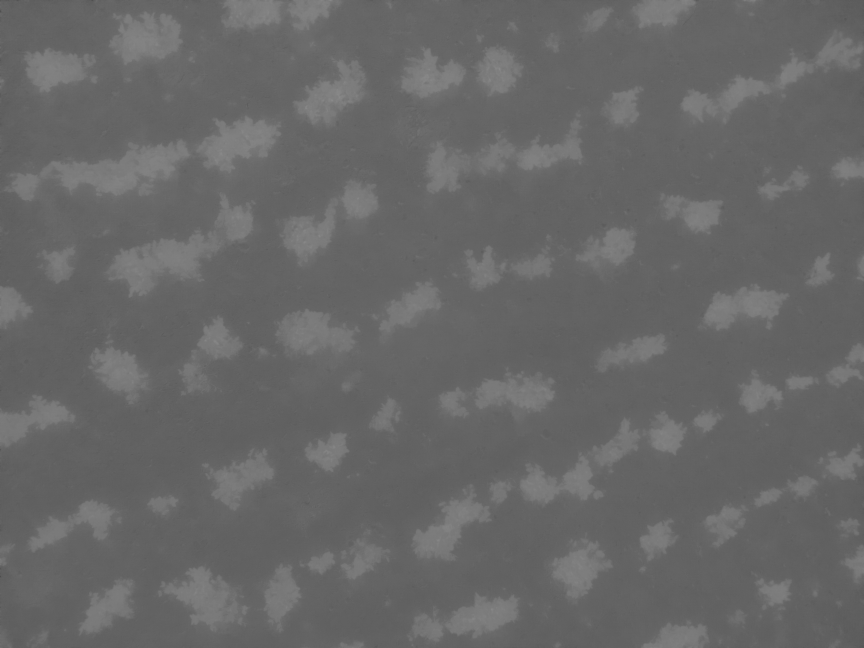
#> input picture NDVI.jpg, 2592 x 1944 px, given in place of dobleCamNoirTercero.jpg, which was not available (shown at 1/3 size)
$ python MaskPlants.py   (Python 2 division)
#> lines starting #> are read from the running program, lines starting #| are printed output that depends on the picture; after the words box and inside, x2 and y2 are one past the last pixel; in counts of white or black regions, pixels touching at a corner belong together; pictures that were not available may be replaced by others from this repository, and a replacement may not be noted
import time
import numpy as np
from matplotlib import pyplot as plt
import cv2
import funciones


def count(imagen,vueltas,prom):
	if vueltas == 1 :
		#cv2.imshow('imgRed',r)
		kernel = np.ones((4,7),np.uint8)
		kernel2 = np.ones((1,1),np.uint8)
		kernel3 = np.ones((2,2),np.uint8)
		#cv2.imshow('Thresholded', imagen)
		##############################
		opening = cv2.morphologyEx(imagen,cv2.MORPH_OPEN,kernel, iterations = 4)#transformacion morfologica para eliminar ruido
		closing = cv2.morphologyEx(opening,cv2.MORPH_CLOSE,kernel3, iterations = 4)#transformacion morfologica para eliminar ruido
		#erosion = cv2.erode(closing,kernel2,iterations = 2)
		cv2.imwrite('probe2openVuelta1.jpg',closing)
                ##########################################################
    	else :
	       if vueltas == 2 :
			kernel = np.ones((4,7),np.uint8)
			kernel2 = np.ones((1,1),np.uint8)
			##############################

			opening = cv2.morphologyEx(imagen,cv2.MORPH_OPEN,kernel, iterations = 4)
			#closing = cv2.morphologyEx(opening,cv2.MORPH_CLOSE,kernel3, iterations = 4)
			#erosion = cv2.erode(closing,kernel2,iterations = 2)
			closing = opening
			cv2.imwrite('probe2openVuelta2.jpg',opening)
	       else:
		       if vueltas == 3 :
				kernel = np.ones((3,4),np.uint8)
				opening = cv2.morphologyEx(imagen,cv2.MORPH_OPEN,kernel, iterations = 1)
				#closing = cv2.morphologyEx(opening,cv2.MORPH_CLOSE,kernel3, iterations = 4)
				#erosion = cv2.erode(closing,kernel2,iterations = 2)
				closing = opening
				cv2.imwrite('probe2openVuelta3.jpg',opening)
				##########################################################
		       else:

				kernel = np.ones((1,1),np.uint8)
				##############################
				opening = cv2.morphologyEx(imagen,cv2.MORPH_OPEN,kernel, iterations = 1)
				closing = opening
				cv2.imwrite('probe2openVuelta4.jpg',opening)
				##########################################################
	kernel3 = np.ones((1,1),np.uint8)
        sure_bg = cv2.dilate(closing,kernel3,iterations=2)
	dist_transform = cv2.distanceTransform(closing,cv2.DIST_L2,5)
	#ret, sure_fg = cv2.threshold(dist_transform,0.7*dist_transform.max(),255,0)
	#cv2.imshow('dist', dist_transform)
	#cv2.imwrite('dist.jpg', dist_transform)
	ret, sure_fg = cv2.threshold(dist_transform,0.1*dist_transform.max(),255,0)
	#cv2.imshow('sure_fg', sure_fg)
	# Finding unknown region
	sure_fg = np.uint8(sure_fg)
	unknown = cv2.subtract(sure_bg,sure_fg)
	#cv2.imshow('unknown',unknown)
	# Marker labelling
	ret, markers = cv2.connectedComponents(sure_fg)

	# Add one to all labels so that sure background is not 0, but 1
	markers = markers+1
	# Now, mark the region of unknown with zero
	markers[unknown==255] = 0
	markers = cv2.watershed(imgOriginal,markers)
	print("[INFO] {} unique segments found".format(len(np.unique(markers)) - 1))
	####################################################################3
	radios = np.zeros(len(np.unique(markers)),dtype='Float64')
	i=0
	if vueltas == 1 :
		for label in np.unique(markers):
			# if the label is zero, we are examining the 'background'
			# so simply ignore it
			if label == 0:
				continue

			# otherwise, allocate memory for the label region and draw
			# it on the mask
			mascara1 = np.zeros(grey.shape, dtype="uint8")
			mascara1[markers == label] = 255
			# [5 lines of commented-out code are left out]
			cnts = cv2.findContours(mascara1.copy(), cv2.RETR_EXTERNAL,
				cv2.CHAIN_APPROX_SIMPLE)[-2]
			c = max(cnts, key=cv2.contourArea)
			# draw a circle enclosing the object
			((x, y), r) = cv2.minEnclosingCircle(c)
			if label>0 and label!=1 :
			   radios[i]= r
		 	i=i+1

		acumulado=0
		denominador=0
	 	for item in radios:
			if item!=0 :
			    acumulado=acumulado+item
			    denominador = denominador +1

		print acumulado
		print denominador
		promedio = acumulado/denominador
	else :
		promedio = prom

	mascaraSuperior = np.zeros(grey.shape, dtype="uint8")
	mascaraInferior = np.zeros(grey.shape, dtype="uint8")

	for label in np.unique(markers):
		# if the label is zero, we are examining the 'background'
		# so simply ignore it

		if label == 0:
			continue
		# otherwise, allocate memory for the label region and draw
		# it on the mask
		mascara = np.zeros(grey.shape, dtype="uint8")

		mascara[markers == label] = 255
		#print mascara

		#print radio
		# detect contours in the mask and grab the largest one
		cnts = cv2.findContours(mascara.copy(), cv2.RETR_EXTERNAL,
			cv2.CHAIN_APPROX_SIMPLE)[-2]

		c = max(cnts, key=cv2.contourArea)


		# draw a circle enclosing the object
		((x, y), r) = cv2.minEnclosingCircle(c)
		if label>0 and label!=1 and r>promedio:
		    #print ('el valor de' +str(r)+ 'es superior al promedio '+str(promedio))
		    mascaraSuperior = mascara + mascaraSuperior
		    #cv2.imwrite('mask.jpg',mascara)
		if label>0 and label!=1 and r<=promedio:
		    #print ('el valor de' +str(r)+ 'es inferior al promedio '+str(promedio))
		    mascaraInferior = mascara + mascaraInferior


	#cv2.imshow('maskSuperior',mascaraSuperior)
	#cv2.imshow('maskInferior',mascaraInferior)
	return mascaraSuperior,mascaraInferior,promedio

base='probes/probeBands/'
nombre='dobleCamNoirTercero'
extension='.jpg'
imgOriginal = cv2.imread(base+nombre+extension)            # read next frame
#> imgOriginal is the input picture: shape (1944, 2592, 3); min 66, max 140, mean 103.6

b, g, r = cv2.split(imgOriginal)


#print "siguiente"

img = b
cv2.imshow('img',img)
grey = cv2.cvtColor(imgOriginal, cv2.COLOR_BGR2GRAY)
value = (35, 35)
_,th1 = cv2.threshold(img, 0, 255,cv2.THRESH_BINARY+cv2.THRESH_OTSU)
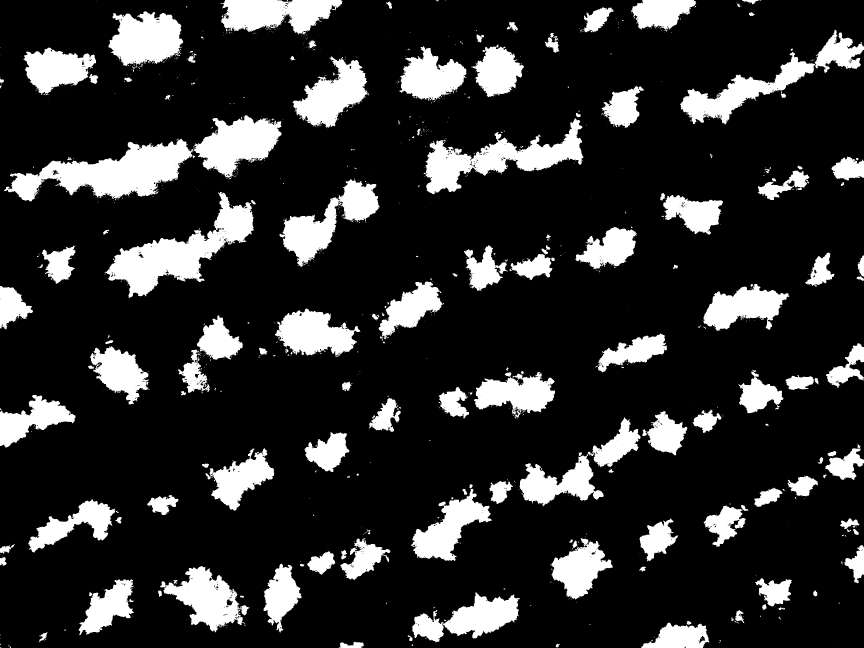
#> th1: shape (1944, 2592) (shown at 1/3 size); 17.7% white; 1285 white regions (1091 under 20 px), largest, box (x1, y1, x2, y2) and area: (12, 416, 586, 604) 49064, (314, 576, 761, 894) 46937, (1271, 354, 1750, 583) 38257


mascSup,mascInf,prome = count(th1,1,0)
#> in count, `opening = cv2.morphologyEx(imagen,cv2.MORPH_OPEN,kernel, iterations = ..`: opening: shape (1944, 2592); 14.8% white; 76 white regions, largest, box (x1, y1, x2, y2) and area: (37, 429, 573, 604) 43889, (333, 708, 671, 887) 31404, (589, 362, 840, 521) 25366
#> in count, `closing = cv2.morphologyEx(opening,cv2.MORPH_CLOSE,kernel3, iterations..`: closing: shape (1944, 2592); 14.9% white; 74 white regions, largest, box (x1, y1, x2, y2) and area: (41, 433, 577, 608) 43923, (337, 712, 675, 891) 31479, (593, 366, 844, 525) 25404
#> in count, `ret, sure_fg = cv2.threshold(dist_transform,0.1*dist_transform.max(),2..`:
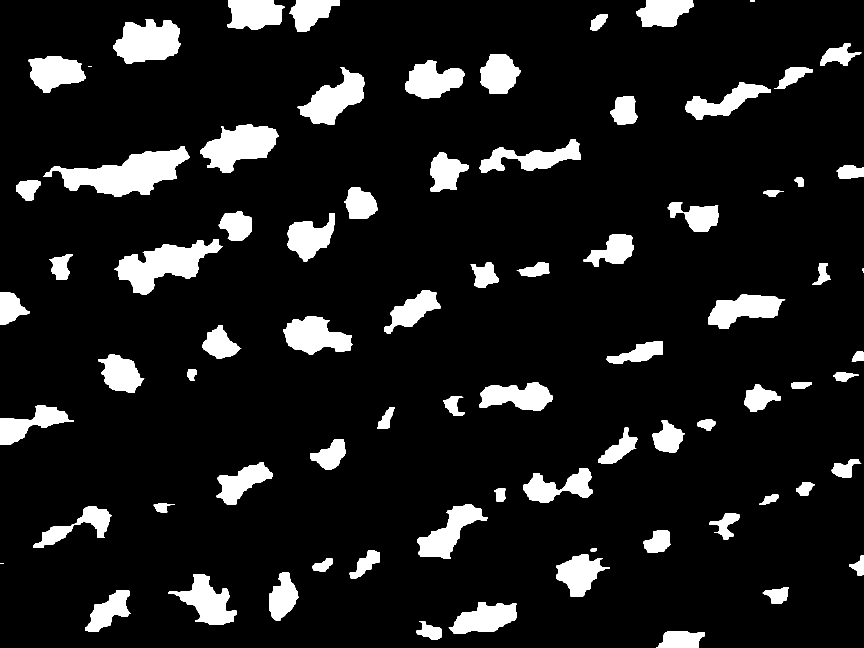
#> sure_fg: shape (1944, 2592) float32 (shown at 1/3 size); 10.5% white; 78 white regions (1 under 20 px), largest, box (x1, y1, x2, y2) and area: (131, 440, 570, 590) 30617, (344, 719, 668, 884) 24013, (600, 373, 837, 518) 19926
#> in count, `ret, sure_fg = cv2.threshold(dist_transform,0.1*dist_transform.max(),2..`: ret = 7.3
#> in count, `unknown = cv2.subtract(sure_bg,sure_fg)`:
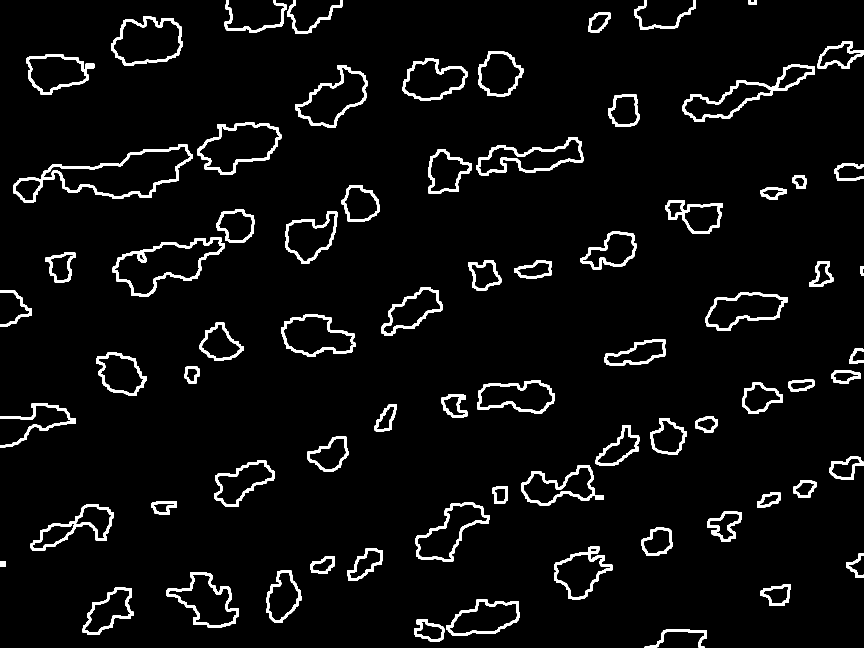
#> unknown: shape (1944, 2592) (shown at 1/3 size); 4.4% white; 74 white regions, largest, box (x1, y1, x2, y2) and area: (41, 433, 577, 608) 10258, (2048, 194, 2445, 365) 7512, (337, 712, 675, 891) 7466
#> in count, `ret, markers = cv2.connectedComponents(sure_fg)`:
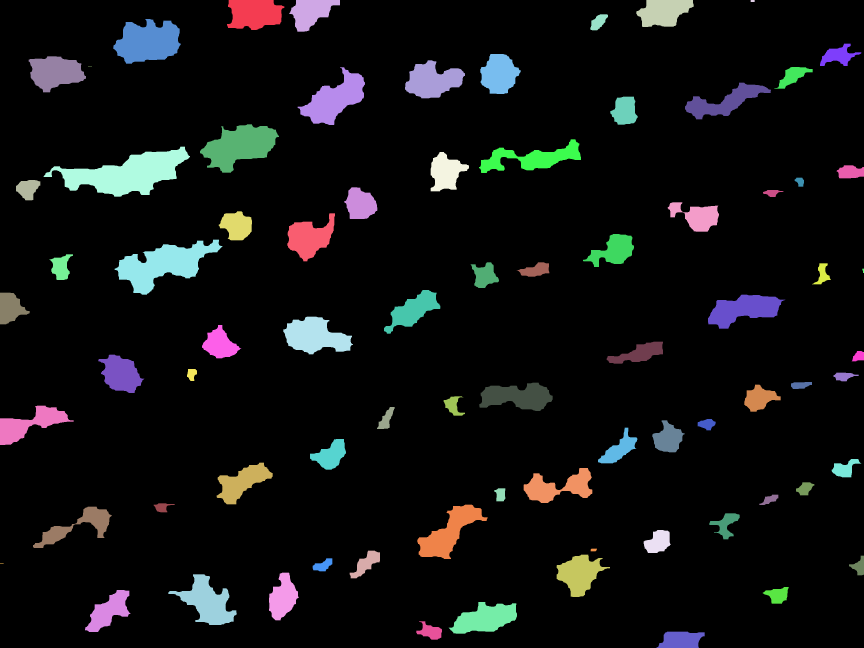
#> markers: shape (1944, 2592) int32 (shown at 1/3 size); 79 distinct labels, from 0 to 78; one colour per label, 0 black
#> in count, `ret, markers = cv2.connectedComponents(sure_fg)`: ret = 79
#> in count, `markers = markers+1`:
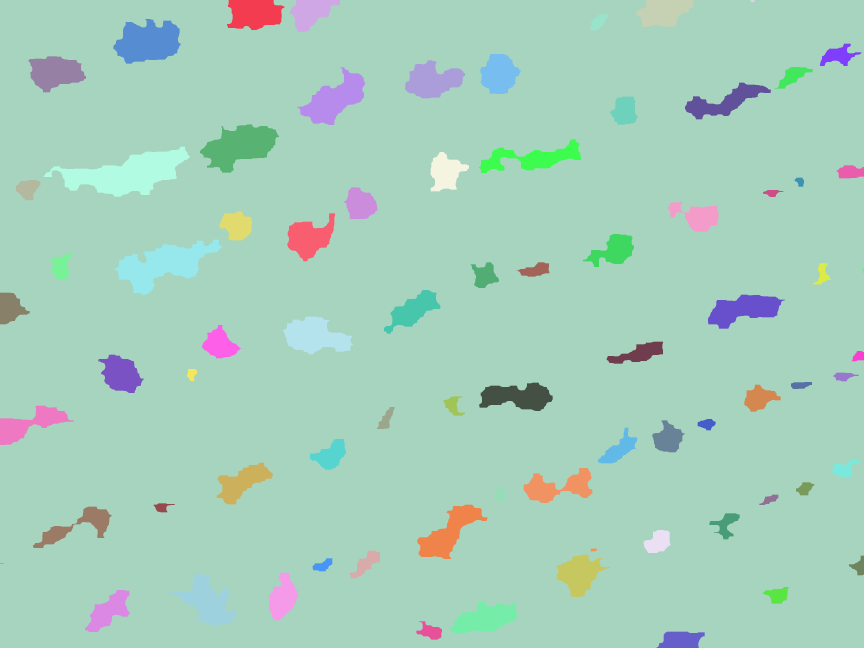
#> markers: shape (1944, 2592) int32 (shown at 1/3 size); 79 distinct labels, from 1 to 79; one colour per label, 0 black
#> in count, `markers[unknown==255] = 0`:
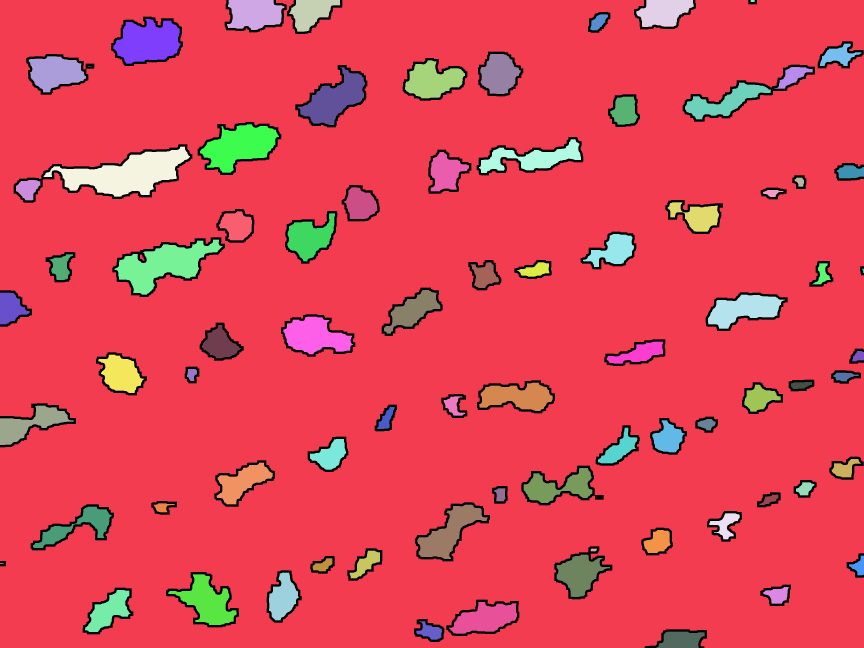
#> markers: shape (1944, 2592) int32 (shown at 1/3 size); 80 distinct labels, from 0 to 79; one colour per label, 0 black
#> in count, `markers = cv2.watershed(imgOriginal,markers)`:
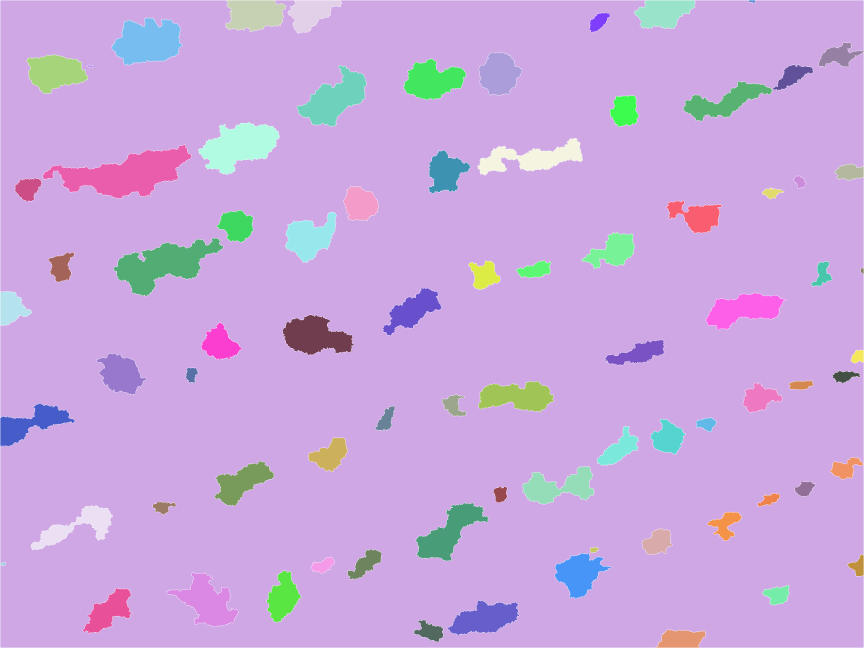
#> markers: shape (1944, 2592) int32 (shown at 1/3 size); 80 distinct labels, from -1 to 79; one colour per label, 0 black, -1 white
#| [INFO] 79 unique segments found
#> (the run stopped early here; a loop or call above may not have finished)
